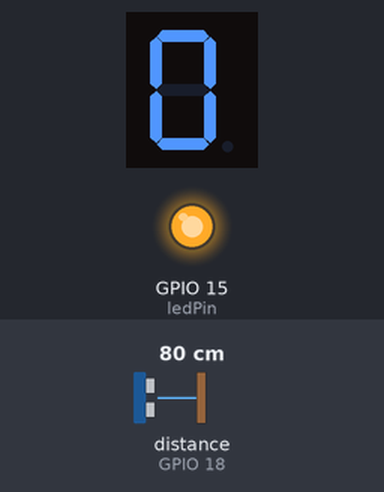
Recording of a sketch running on a simulated ESP32. Shown: 1-digit seven-segment display, output pins drawn as LEDs (lit = HIGH). Wiring (inferred from the names in the program): ultrasonic range finder: trigger GPIO 5; echo GPIO 18; 1-digit 7-segment display, segments lit when LOW: segments GPIO 21, GPIO 19, GPIO 22, GPIO 23, GPIO 32, GPIO 33, GPIO 25. The inputs (shaded band) are chosen by the test bench; at power-on: distance to the obstacle (sensor on GPIO 18) 80 cm. The echo pulse lasts 58.3 µs per cm; WiFi joins after 1.5 s; servers stay silent unless stated; the segment pins are drawn as the display they are named for; web services answer with replies made up by the test bench; pins used as bus, display or sensor lines are not drawn; what the sketch prints to the serial monitor is not drawn.

Above: at 2.7 s.
2.8 s: distance to the obstacle (sensor on GPIO 18) set to 14 cm
8.8 s: distance to the obstacle (sensor on GPIO 18) set to 10 cm
At 12.3 s:
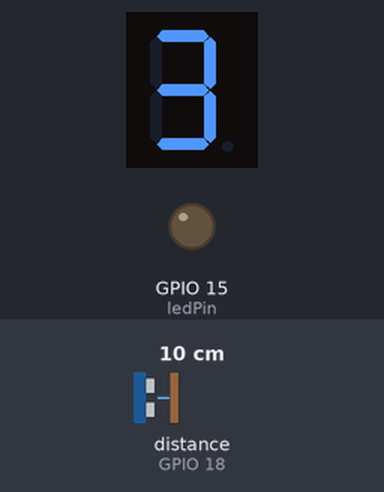
14.8 s: distance to the obstacle (sensor on GPIO 18) set to 4 cm
At 17.3 s:
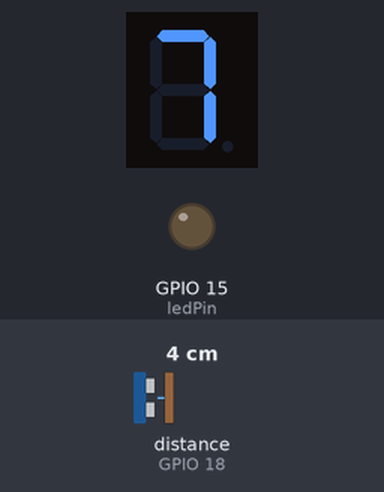
20.8 s: distance to the obstacle (sensor on GPIO 18) set to 18 cm
At 22.6 s:
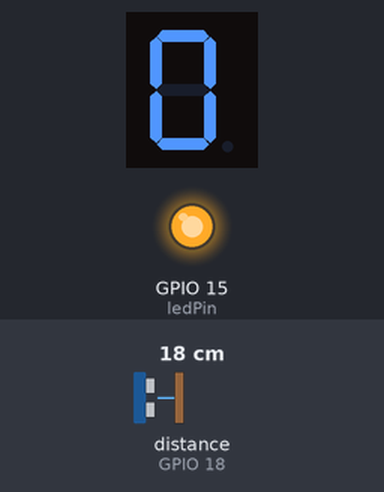
26.8 s: distance to the obstacle (sensor on GPIO 18) set to 2 cm
At 32.7 s:
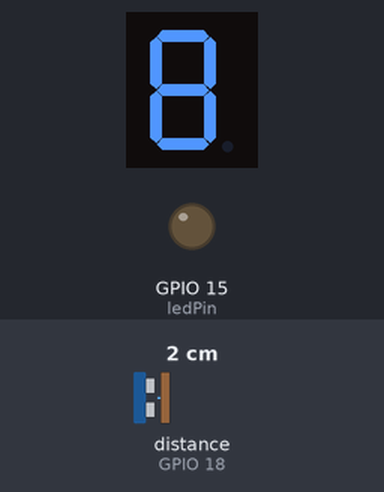
Timing chart, 0 to 34.2 s (numbered marks = the images above; inputs shaded):
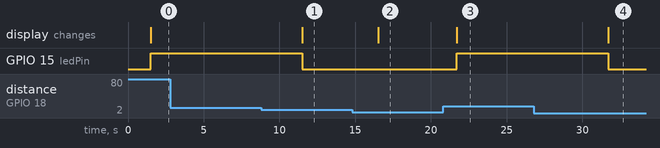

Measured:
- the behaviour switches between 13 and 12 cm on distance to the obstacle (sensor on GPIO 18) (found by bisection; images 0 and 1)
- after the input at 2.8 s, every drawn part: stays the same
- after the input at 8.8 s, GPIO 15 (ledPin): HIGH → LOW after 2.7 s; the display: changes after 2.7 s (image 1)
- after the input at 14.8 s, the display: changes after 1.7 s (image 2)
- after the input at 20.8 s, GPIO 15 (ledPin): LOW → HIGH after 0.91 s; the display: changes after 0.91 s (image 3)
- after the input at 26.8 s, GPIO 15 (ledPin): HIGH → LOW after 4.9 s; the display: changes after 4.9 s (image 4)

The sketch:

sketch_may19a.ino
```cpp
#include <WiFi.h>
#include <HTTPClient.h>
#define TRIG_PIN 5
#define ECHO_PIN 18

const char* ssid = "Nothing";
const char* password = "CRLL0639newp@ss";
const char* server = "http://api.thingspeak.com/update";
String apiKey = "HDHYSF5D2QKQ53YQ";

const int tankHeight = 15; // cm
const int ledPin = 15;
unsigned long lastUploadTime = 0;

// Segment pins for one-digit display
int seg[] = {21, 19, 22, 23, 32, 33, 25}; // a, b, c, d, e, f, g

// Segment codes for 0-9 (Common Cathode)
byte digitCode[10][7] = {
  {1,1,1,1,1,1,0}, // 0
  {0,1,1,0,0,0,0}, // 1
  {1,1,0,1,1,0,1}, // 2
  {1,1,1,1,0,0,1}, // 3
  {0,1,1,0,0,1,1}, // 4
  {1,0,1,1,0,1,1}, // 5
  {1,0,1,1,1,1,1}, // 6
  {1,1,1,0,0,0,0}, // 7
  {1,1,1,1,1,1,1}, // 8
  {1,1,1,1,0,1,1}  // 9
};

void setup() {
  Serial.begin(115200);
  pinMode(ledPin, OUTPUT);
  pinMode(TRIG_PIN, OUTPUT);
  pinMode(ECHO_PIN, INPUT);

  for(int i = 0; i < 7; i++) {
    pinMode(seg[i], OUTPUT);
  }

  WiFi.begin(ssid, password);
  while (WiFi.status() != WL_CONNECTED) {
    delay(500);
    Serial.print(".");
  }
  Serial.println("Connected to WiFi");

}

void loop() {
  // Trigger sensor
  digitalWrite(TRIG_PIN, LOW); delayMicroseconds(2);
  digitalWrite(TRIG_PIN, HIGH); delayMicroseconds(10);
  digitalWrite(TRIG_PIN, LOW);

  long duration = pulseIn(ECHO_PIN, HIGH);
  float distance = duration * 0.034 / 2; // cm

  // Water level calculation
  float level = tankHeight - distance;
  int percent = (level / tankHeight) * 99;

  if (percent > 100) percent = 100;
  if (percent < 0) percent = 0;

  if(percent < 20) {
    digitalWrite(ledPin, HIGH);
    Serial.println("!!Water Level Low!!");
  } else {
    digitalWrite(ledPin, LOW);
  }

  int displayDigit = percent / 10;

  Serial.print("Distance: "); Serial.println(distance);
  Serial.print("Water Level: "); Serial.print(percent); Serial.println("%");

  // Show digit on 7-segment
  for(int i = 0; i < 7; i++) {
    digitalWrite(seg[i], digitCode[displayDigit][i] ? LOW : HIGH);
  }

  // Send data to ThingSpeak every 15 seconds
  if (WiFi.status() == WL_CONNECTED && millis() - lastUploadTime > 15000) {
  HTTPClient http;
  String url = String(server) + "?api_key=" + apiKey;
  url += "&field1=" + String(percent);             // Water level %
  url += "&field2=" + String(distance, 2);         // Distance in cm (2 decimal places)

  http.begin(url);
  int response = http.GET();
  if (response > 0) {
    Serial.print("ThingSpeak response: ");
    Serial.println(response);
  } else {
    Serial.print("Error sending data. Code: ");
    Serial.println(response);
  }
  http.end();
  lastUploadTime = millis();
}

  delay(5000);  // Run other logic every second (safe)
}
```
